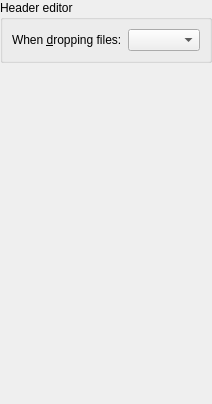
      <widget class="QWidget" name="pHeaderEditorGeneral">
       <layout class="QVBoxLayout" name="verticalLayout_29">
        <property name="leftMargin">
         <number>0</number>
        </property>
        <property name="topMargin">
         <number>0</number>
        </property>
        <property name="rightMargin">
         <number>0</number>
        </property>
        <property name="bottomMargin">
         <number>0</number>
        </property>
        <item>
         <widget class="QGroupBox" name="groupBox_15">
          <property name="title">
           <string>Header editor</string>
          </property>
          <layout class="QHBoxLayout" name="horizontalLayout_11">
           <item>
            <widget class="QLabel" name="label_14">
             <property name="text">
              <string>When &amp;dropping files:</string>
             </property>
             <property name="buddy">
              <cstring>cbHEDroppedFilesPolicy</cstring>
             </property>
            </widget>
           </item>
           <item>
            <widget class="QComboBox" name="cbHEDroppedFilesPolicy">
             <property name="sizePolicy">
              <sizepolicy hsizetype="MinimumExpanding" vsizetype="Fixed">
               <horstretch>0</horstretch>
               <verstretch>0</verstretch>
              </sizepolicy>
             </property>
            </widget>
           </item>
          </layout>
         </widget>
        </item>
        <item>
         <spacer name="verticalSpacer_10">
          <property name="orientation">
           <enum>Qt::Vertical</enum>
          </property>
          <property name="sizeHint" stdset="0">
           <size>
            <width>20</width>
            <height>341</height>
           </size>
          </property>
         </spacer>
        </item>
       </layout>
      </widget>
